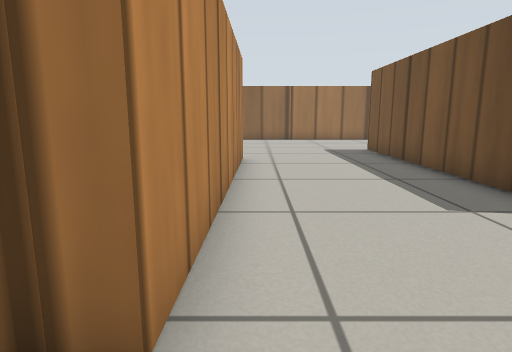
View 1 (above)

16 first-person views from a walk through a robot-simulator world made for Gazebo. The camera is 0.13 m above the floor, tilts 10° down and sees 75° across. The floor is counted in squares, 0.1 m on a side. Each view is taken from the middle of a square. On the plan, view 1 faces up. The plan holds only what a view shows up to about 14 squares ahead; the rest is blank. Simple patterns stand in for the simulator's built-in surfaces.

View 2
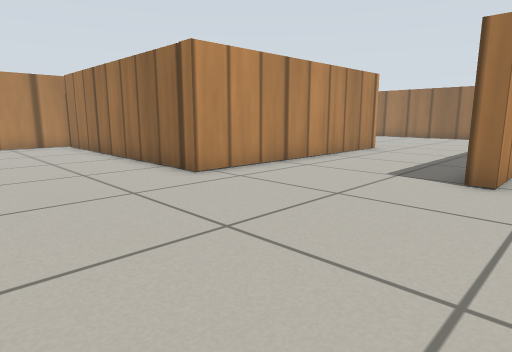

View 3
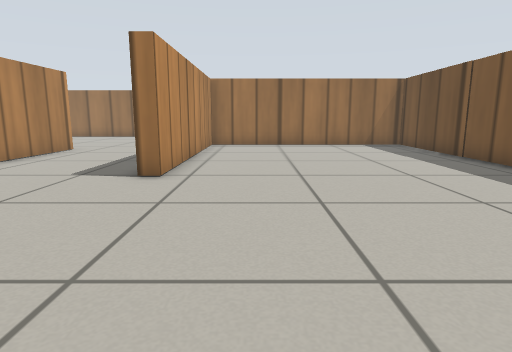

View 4
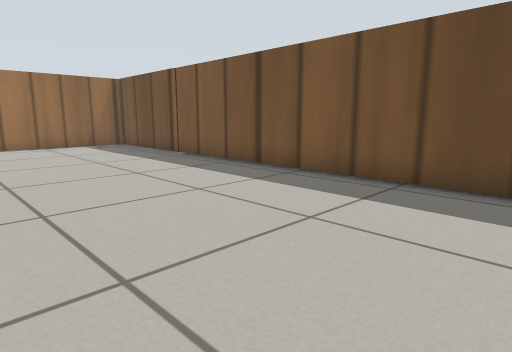

View 5
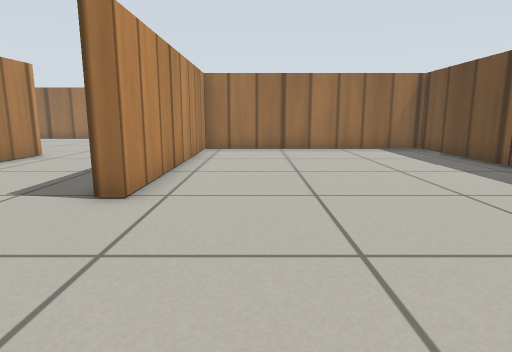

View 6
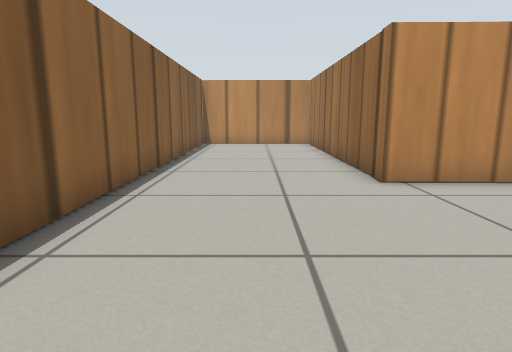

View 7
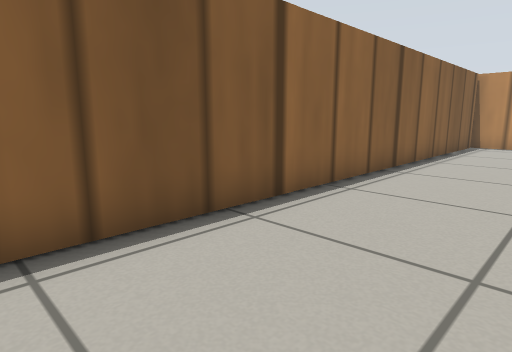

View 8
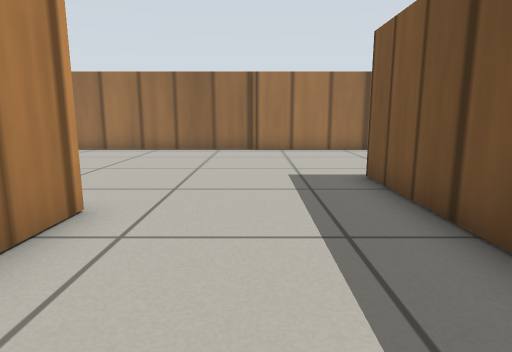

View 9
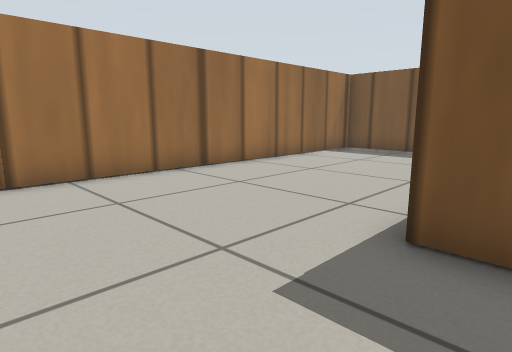

View 10
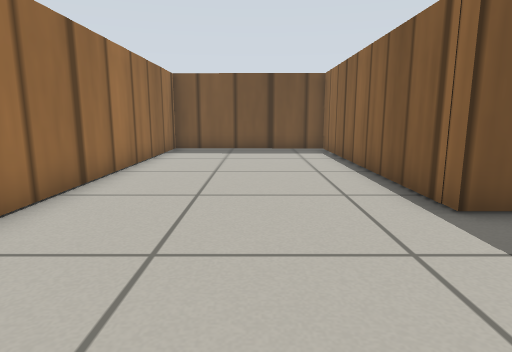

View 11
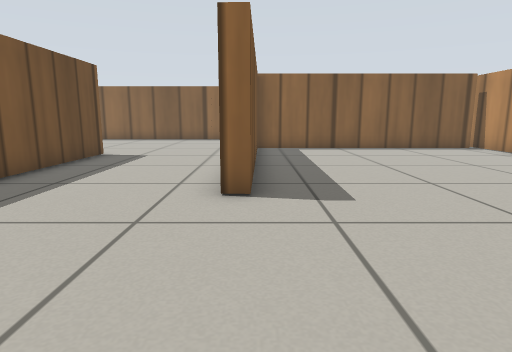

View 12
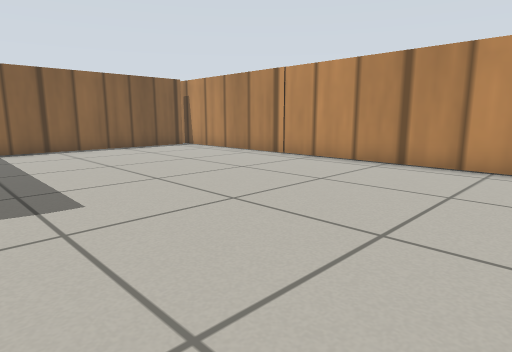

View 13
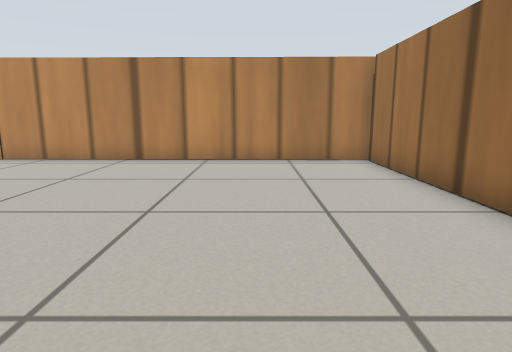

View 14
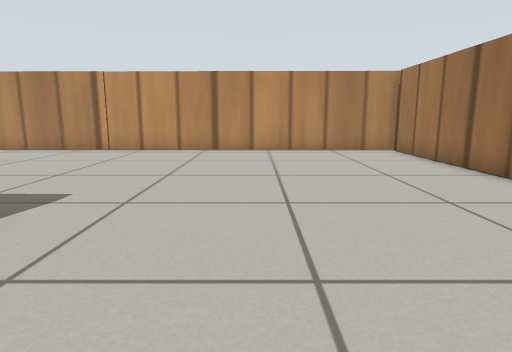

View 15
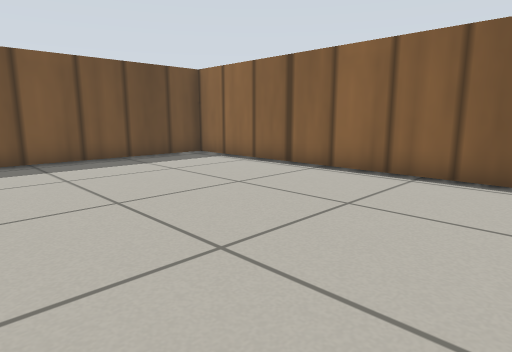

View 16
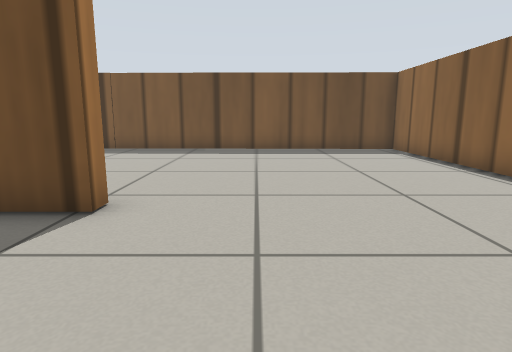

### Floor plan
Ten units are one square. View 1 is at (0, 0); x grows to the right and y downward. Boxes are objects, and circles mark ways between rooms. Rooms are numbered by the first view taken in them; rooms with no view inside come last. Other rooms are left out.
<svg viewBox="-110 -201 254 241">
<path fill="none" stroke="#000" d="M-9 -105 -4 -105 -6 -15 -98 -17M49 -42 44 -42 44 -132 138 -132 139 -193 -15 -193M-104 -20 -105 35 55 35M55 35 135 35 138 -127 49 -127 49 -42M-10 -52 -9 -105M-15 -193 -99 -193M-101 -196 -104 -20M-100 -21 -10 -21"/>
<circle cx="50" cy="-5" r="3" fill="#2a7"/>
<circle cx="-10" cy="-150" r="3" fill="#2a7"/>
<text x="20" y="-80">1</text>
<text x="90" y="-50">2</text>
<text x="-60" y="-110">3</text>
</svg>
Room 1 opens to room 2. Room 1 opens to room 3.

Where each view was taken, in squares from view 1:
view 1: 0 up, 0 right, facing up
view 2: 3 down, 6 right, facing up-left
view 3: 3 down, 7 right, facing up
view 4: 3 down, 7 right, facing up-right
view 5: 1 down, 7 right, facing up
view 6: 1 down, 6 right, facing left
view 7: 0 up, 6 right, facing down-left
view 8: 6 up, 2 right, facing up
view 9: 12 up, 1 right, facing up-right
view 10: 16 up, 0 right, facing right
view 11: 16 up, 1 left, facing down
view 12: 16 up, 1 left, facing down-left
view 13: 16 up, 0 right, facing left
view 14: 14 up, 3 right, facing left
view 15: 4 up, 3 right, facing down-right
view 16: 2 up, 0 right, facing right
